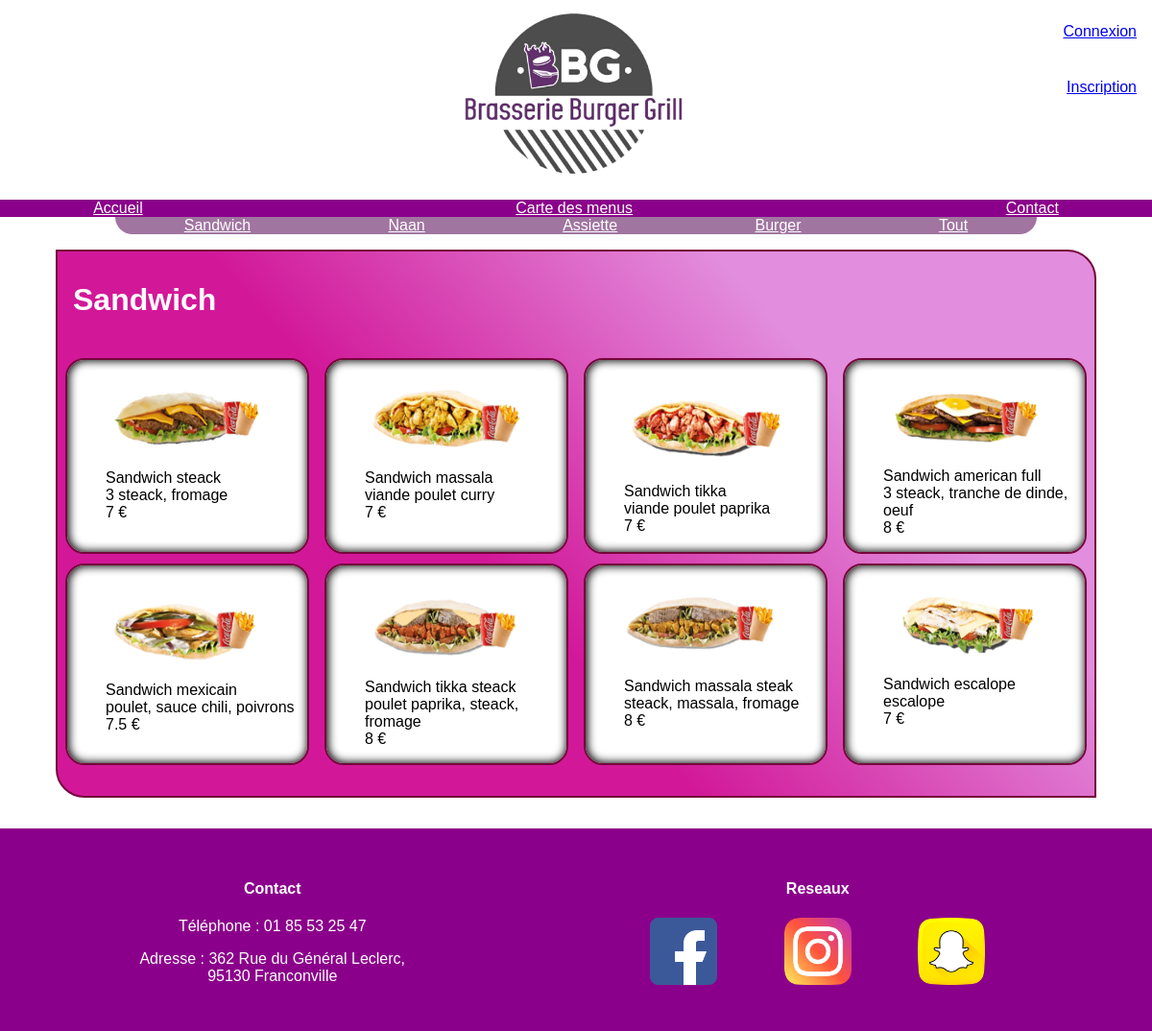
The app's page /Carte_des_Menus.php?categ=1 with its own data.
### tables this page shows
CREATE TABLE categorie(

	`id_categorie` int(11) NOT NULL AUTO_INCREMENT,
	`nom` varchar(30) NOT NULL,
	PRIMARY KEY(`id_categorie`)

);

CREATE TABLE plat(

	`id_plat` int(11) NOT NULL AUTO_INCREMENT,
	`intitule` varchar(30) NOT NULL,
	`ingredient` varchar(50) NOT NULL,
	`prix` float(11) NOT NULL,
	`image` varchar(50),
	`id_categorie` int(11) NOT NULL,
	PRIMARY KEY(`id_plat`),
	CONSTRAINT FK_Plat_Categorie FOREIGN KEY(`id_categorie`)
    REFERENCES categorie(`id_categorie`)
    ON UPDATE CASCADE ON DELETE CASCADE
	
);

### Carte_des_Menus.php (the view, shortened to what this page needs)
<?php
		$pdo = connexpdo("bbg");
		$req = $pdo->prepare("Select * from categorie");
		$req->execute();
		$mes_categories = $req->fetchAll(PDO::FETCH_ASSOC);
	?>
<!DOCTYPE html>
<html>
<head>
	<link rel="stylesheet" type="text/css" href="css/pages.css">
	<link rel="stylesheet" type="text/css" href="css/carte_des_menus.css">
</head>
<body>
	<header>
		<div class="top">
			<div id="empty">
			</div>
			<div class="logo">
				<img src="img/logo.png">
			</div>
			<div id="connexion">
				<?php
				if(!empty($_SESSION)) {
					if ($_SESSION['status'] == "1") {
						echo "<a href='crud.php'><p>Espace admin</p></a>";
					}
					echo "<a href='Account.php'><p>Mon compte</p></a>";
				}else{
					echo "<a href='connexion.php'><p>Connexion</p></a>";
					echo "<a href='inscription.php'><p>Inscription</p></a>";
				}
				?>
			</div>
		</div>
			<nav>
				<ul id="navig">
					<li><a href="index.php">Accueil</a></li>
					<li><a href="Carte_des_Menus.php"><li>Carte des menus</a></li>
					<li><a href="Contact.php"><li>Contact</a></li>
				</ul>
			</nav>
	</header>
	<div id="nav_categ">
		<ul id="categories">
			<?php
			foreach ($mes_categories as $une_categorie) {
			echo "<li><a href='http://localhost:8888/Projet_BBG/Carte_des_Menus.php?categ=".$une_categorie["id_categorie"]."'>".$une_categorie["nom"]."</a></li>";
				}
		;?>
		<li><a href="http://localhost:8888/Projet_BBG/Carte_des_Menus.php">Tout</a></li>
		</ul>
	</div>
	<section>
		<?php
			if(isset($_GET["categ"])){
				$categ = $_GET["categ"];
				$recup = $pdo->prepare("Select * from plat as p
				 JOIN categorie as c on p.`id_categorie`=c.id_categorie
				 where c.id_categorie=?");
				$recup->execute(array($categ));
				$selec = $recup->fetchAll(PDO::FETCH_ASSOC);
				$req = $pdo->prepare("Select nom from categorie where id_categorie=?");
				$req->execute(array($categ));
				$carte = $req->fetchAll(PDO::FETCH_ASSOC);
				$liste = [];
			}
			foreach ($carte as $cate){
				array_push($liste, $cate["nom"]);
			}
			foreach ($liste as $name) {
				echo "<article>";
				echo "<h3>".$name."</h3>";
				echo "<div class='card'>";
				foreach ($selec as $value){
					if($name == $value["nom"]){
						echo "<div class='carte'><ul>";
						echo "<img src='".$value['image']."'>";
						echo "<li>".$value['intitule']."</li>";
						echo "<li>".$value['ingredient']."</li>";
						echo "<li>".$value['prix']." €</li>";
						echo "</ul></div>";
					}
				}
				echo "</div>";
				echo "</article>";
			}
		?>
	</section>
	<footer>
		<div id="Contact">
			<h4>Contact</h4>
			<p>Téléphone : 01 85 53 25 47</p>
			<p>Adresse : 362 Rue du Général Leclerc, 95130 Franconville</p>
		</div>
		<div id="reseaux">
			<h4>Reseaux</h4>
			<figure>
				<img src="img/facebook.png">
				<img src="img/instagram.png">
				<img src="img/snapchat.png">
			</figure>
		</div>
	</footer>
</body>
</html>

### css/pages.css (style rules this page uses)
* { font-family: 'Noto Sans JP', sans-serif; }
body { margin: 0; height: 100%; }
html { height: 100%; }
.top { display: flex; }
#empty { width: 40%; }
.logo { width: 20%; display: flex; align-items: center; }
.logo>img { width: 100%; }
#connexion { width: 40%; display: flex; flex-direction: column; align-items: flex-end; }
#connexion > * { margin-top: 0.5rem; margin-right: 1rem; }
#navig { display: flex; justify-content: space-around; padding: 0; list-style-type: none; margin-bottom: 0; }
nav { background-color: #8b008b; }
ul a { color: white; }
footer { background-color: #8b008b; padding: 2rem; color: white; display: flex; justify-content: space-around; }
#Contact { width: 300px; text-align: center; }
#reseaux { text-align: center; width: 429px; }
#reseaux figure { display: flex; justify-content: space-between; }
#reseaux figure > img { width: 20%; }

### css/carte_des_menus.css (style rules this page uses)
#nav_categ { background-color: #a075a0; width: 80%; margin: auto; border-radius: 0px 0px 30px 30px; }
#categories { display: flex; justify-content: space-around; padding: 0; list-style-type: none; margin-top: 0; }
.carte { width: 250px; border: 2px solid #75063b; margin-top: 10px; background-color: white; border-radius: 20px; box-shadow: inset 1px 0px 10px 1px #000000; }
.carte img { width: 80%; }
article { width: 90%; border:2px solid #75063b; margin: auto; margin-bottom: 2em; border-radius: 0px 30px 0px 30px; background: rgb(210,24,153); background: linear-gradient(48deg, rgba(210,24,153,1) 42%, rgba(226,141,221,1) 75%); }
.card { display: flex; justify-content: space-around; flex-wrap: wrap; margin-bottom: 2em; }
ul { list-style-type: none; }
h3 { padding-left: 1rem; font-size: 2rem; color: white; }

### records on screen
categorie: nom "Sandwich"
categorie: nom "Naan"
categorie: nom "Assiette"
categorie: nom "Burger"
plat: image (picture), intitule "Sandwich steack", ingredient "3 steack, fromage", prix "7"
plat: image (picture), intitule "Sandwich massala", ingredient "viande poulet curry", prix "7"
plat: image (picture), intitule "Sandwich tikka", ingredient "viande poulet paprika", prix "7"
plat: image (picture), intitule "Sandwich american full", ingredient "3 steack, tranche de dinde, oeuf", prix "8"
plat: image (picture), intitule "Sandwich mexicain", ingredient "poulet, sauce chili, poivrons", prix "7.5"
plat: image (picture), intitule "Sandwich tikka steack", ingredient "poulet paprika, steack, fromage", prix "8"
plat: image (picture), intitule "Sandwich massala steak", ingredient "steack, massala, fromage", prix "8"
plat: image (picture), intitule "Sandwich escalope", ingredient "escalope", prix "7"

### other values on screen
$name "Sandwich"
